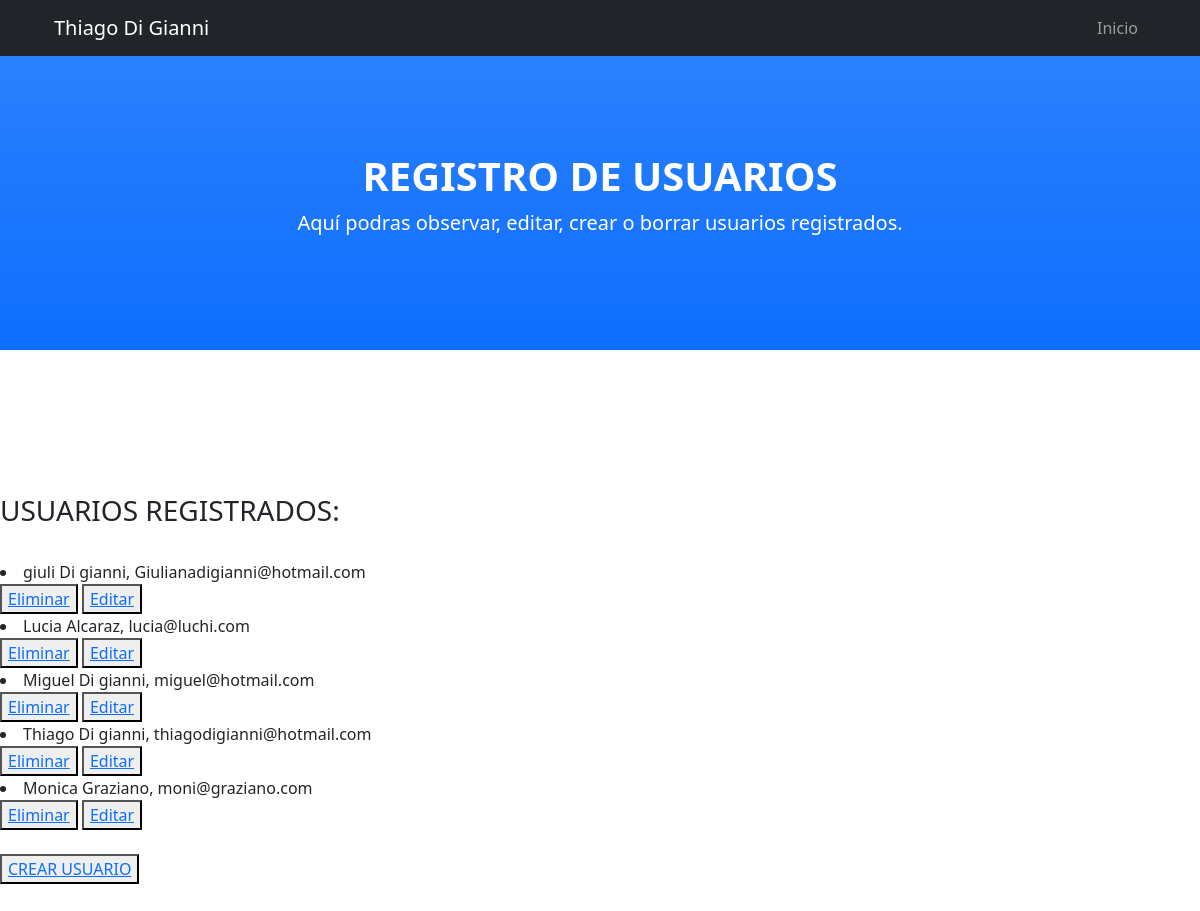
The page /usuarios_info (signed in) on the database as committed earlier.
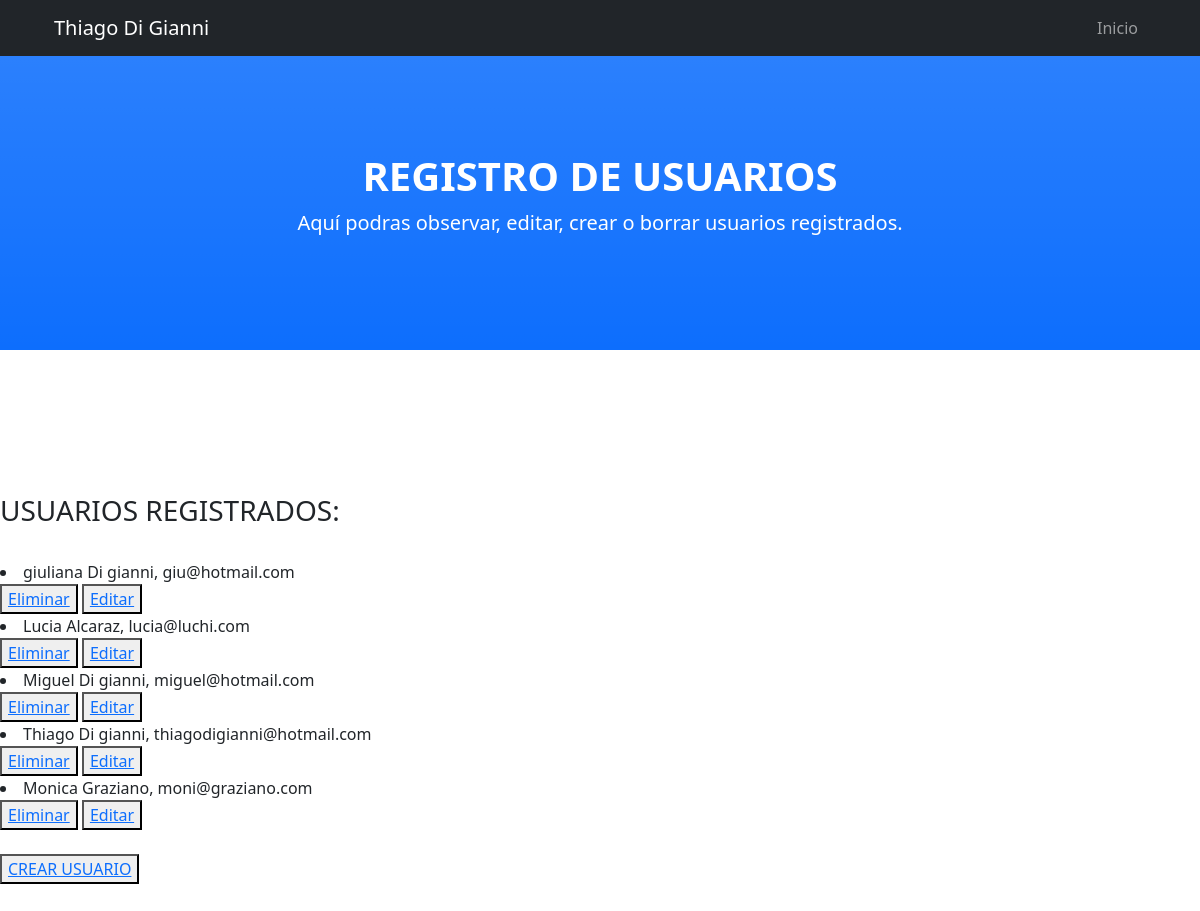
The same page on the database as committed later.
### Apps/models.py (models this page shows, shortened)
class usuario(models.Model):
    nombre = models.CharField(max_length=30)
    apellido = models.CharField(max_length=30)
    email = models.EmailField()

### Apps/views.py (the view)
# urls.py: path('usuarios_info',views.mostrar_usuario,name="usuarios_info"),
@login_required
def mostrar_usuario(request):
      user = usuario.objects.all()
      contexto = {"user":user}
      return render(request, "Apps/mostrar_usuario.html",contexto)

### Apps/templates/Apps/mostrar_usuario.html (shortened to what this page needs)
<!DOCTYPE html>
<html lang="en">
    <head>
        {% load static %}
        <link href="{% static 'Apps/css/styles.css' %}" rel="stylesheet" />
    </head>
    <body id="page-top">
        <nav class="navbar navbar-expand-lg navbar-dark bg-dark fixed-top" id="mainNav">
            <div class="container px-4">
                <a class="navbar-brand" href="#page-top">Thiago Di Gianni</a>
                <div class="collapse navbar-collapse" id="navbarResponsive">
                    <ul class="navbar-nav ms-auto">
                        <li class="nav-item"><a class="nav-link" href="/">Inicio</a></li>
                    </ul>
                </div>
            </div>
        </nav>
        <header class="bg-primary bg-gradient text-white">
            <div class="container px-4 text-center">
                <h1 class="fw-bolder">REGISTRO DE USUARIOS</h1>
                <p class="lead">Aquí podras observar, editar, crear o borrar usuarios registrados.</p>
            </div>
        </header>
        <section id="info_usuarios">
            <h3>     USUARIOS REGISTRADOS:</h3><br>
            {% for usuario in user %}
                <li> {{usuario.nombre}} {{usuario.apellido}}, {{usuario.email}} </li>
                <button>
                    <a href= "{% url 'eliminar_usuario' usuario.nombre %}"> Eliminar </a>
                </button>
                <button>
                    <a href= "{% url 'editar_usuario' usuario.nombre %}"> Editar </a>
                </button>
            {% endfor %}
            <br>
            <br>
            <button>
               <a href="formulario"> CREAR USUARIO </a>
            </button>
        </section>
    </body>
</html>

Rows that differ between the two databases and show on the page:
changed usuario: nombre "giuli" → "giuliana"; email "Giulianadigianni@hotmail.com" → "giu@hotmail.com"
